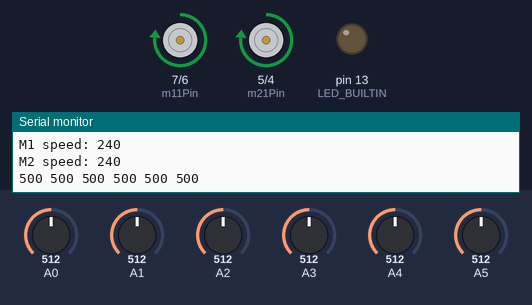
This sketch was run on a simulated Arduino Uno, built with avr-gcc and run on an emulated ATmega328P. On the bench: motor-driver pin pairs drawn as motors (green arrow = first pin HIGH = forward, orange = second pin HIGH = backward, longer = more drive, scaled by the enable pin), output pins drawn as LEDs (lit = HIGH), the last lines printed to the serial monitor. Inputs (shaded band) come from the test bench; at power-on: A0 = 512, A4 = 512, A5 = 512, A2 = 512, A3 = 512, A1 = 512.

Above: at 7.3 s.
7.4 s: A0 set to 40
At 8.3 s:
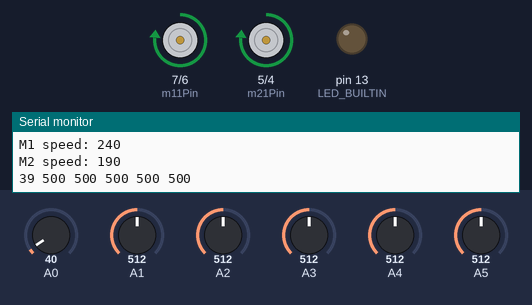
8.9 s: A4 set to 716
At 9.7 s:
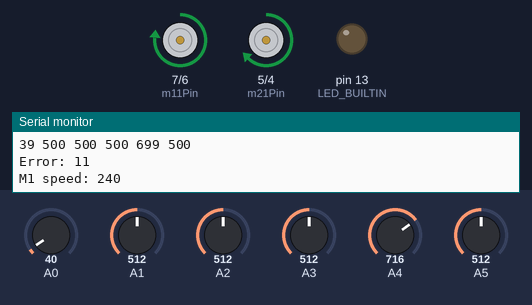
10.4 s: A5 set to 716
At 10.9 s:
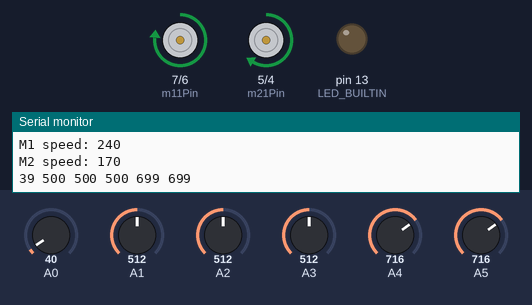
11.9 s: A2 set to 306
At 12.2 s:
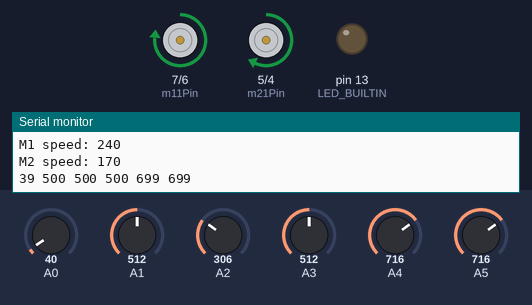
13.4 s: A3 set to 40
At 14.6 s:
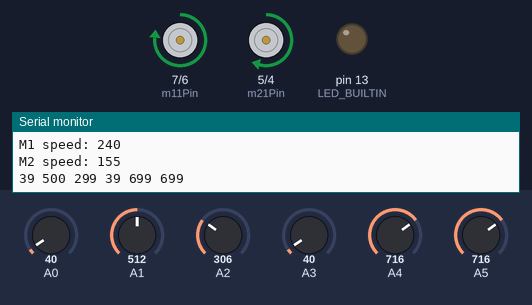
14.9 s: A1 set to 716
At 15.9 s:
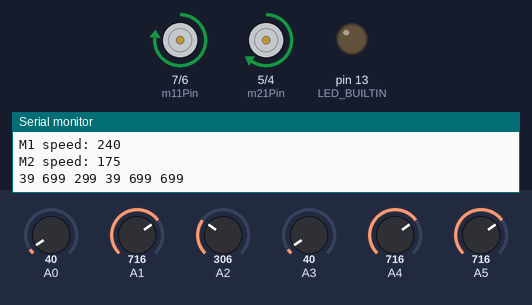
Timing chart, 0 to 17.4 s (numbered marks = the images above; inputs shaded):
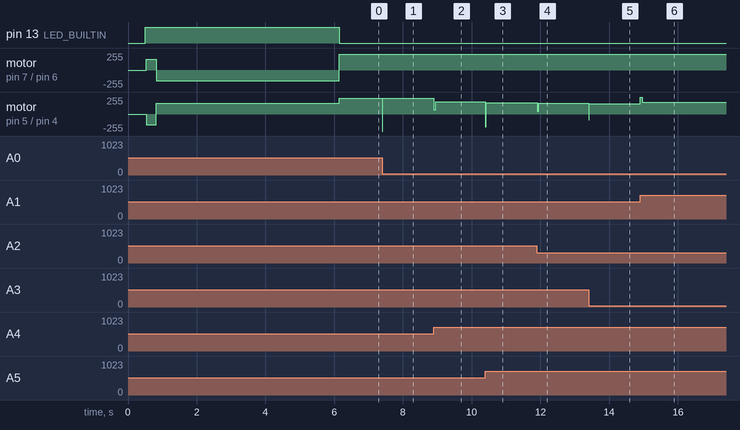

The sketch:

LineFollower.ino
```cpp
#include <QTRSensors.h>
const int m11Pin   = 7;
const int m12Pin   = 6;
const int m21Pin   = 5;
const int m22Pin   = 4;
const int m1Enable = 11;
const int m2Enable = 10;

// OUTPUT 1-2 -> Motor Dreapta
int m1Speed = 0;
int m2Speed = 0;

int error;

QTRSensors qtr;

const int sensorCount = 6;
uint16_t sensorValues[sensorCount];
int sensors[sensorCount] = {0, 0, 0, 0, 0, 0};

void setup() {
    Serial.begin(9600);

    //  Setup pins
    pinMode(m11Pin, OUTPUT);
    pinMode(m12Pin, OUTPUT);
    pinMode(m21Pin, OUTPUT);
    pinMode(m22Pin, OUTPUT);
    pinMode(m1Enable, OUTPUT);
    pinMode(m2Enable, OUTPUT);
    pinMode(LED_BUILTIN, OUTPUT);

    qtr.setTypeAnalog();
    qtr.setSensorPins((const uint8_t[]){A0, A1, A2, A3, A4, A5}, sensorCount);

    delay(500);

    //  Turn on Arduino's LED to indicate we are in calibration mode
    digitalWrite(LED_BUILTIN, HIGH);
    selfCalibrate();
    digitalWrite(LED_BUILTIN, LOW);
}

void selfCalibrate() {
    static const unsigned long calibrateTime = 5000;
    static unsigned long start;

    int calibrateSpeed = 160;

    //  Jiggle the car a little. After the initial jiggle, the sensor reads decent values

    qtr.calibrate();

    setMotorSpeed(calibrateSpeed, -calibrateSpeed);
    for (int i = 1; i <= 4; i++) {
        delay(50);
        qtr.calibrate();
    }

    setMotorSpeed(-calibrateSpeed, calibrateSpeed);
    for (int i = 1; i <= 4; i++) {
        delay(50);
        qtr.calibrate();
    }

    //  Move the car to the highest and lowest possible errors
    start = millis();
    while(millis() - start < calibrateTime) {
        qtr.calibrate();
        updateError();

        if (error > 48) {
            setMotorSpeed(calibrateSpeed, -calibrateSpeed);
        }
        else if(error < -48) {
            setMotorSpeed(-calibrateSpeed, calibrateSpeed);
        }
    }
}

void loop() {
    updateError();
    pidControl();
    setMotorSpeed(m1Speed, m2Speed);
    debug();
}

//  Calculate the error from the current sensor values
void updateError() {
    static const int minSensor = 0;
    static const int maxSensor = 5000;
    static const int minError = -50;
    static const int maxError = 50;

    error = map(qtr.readLineBlack(sensorValues), minSensor, maxSensor, minError, maxError);

    //  If the error is small, ignore it
    if (abs(error) <= 5) {
        error = 0;
    }
}

// Calculate PD value based on error, kp, kd, p and d.
void pidControl() {
    static float kp;
    static float kd;

    static int p;
    static int d;

    static const int minSpeed = -255;
    static const int maxSpeed = 255;

    static int baseSpeed;

    static int lastError;
    static int cnt;

    p = error;
    d = error - lastError;

    if (++cnt > 18) {
        lastError = error;
        cnt = 0;
    }

    //  Increase the speed on a straight line and decrease it in curves
    baseSpeed = map(abs(d), 0, 80, 240, 190);

    //  If you are in a curve take a hard turn
    if (baseSpeed <= 210) {
        kp = 50;
        kd = 10;
    }
    else {
        kp = 5;
        kd = 120;
    }

    int motorSpeed = kp * p + kd * d; // = error in this case

    m1Speed = baseSpeed;
    m2Speed = baseSpeed;

    if (error < 0)
    {
        m1Speed += motorSpeed;
    }
    else if (error > 0)
    {
        m2Speed -= motorSpeed;
    }

    m1Speed = constrain(m1Speed, minSpeed, maxSpeed);
    m2Speed = constrain(m2Speed, minSpeed, maxSpeed);
}

// each arguments takes values between -255 and 255. The negative values represent the motor speed
// in reverse.
void setMotorSpeed(int motor1Speed, int motor2Speed)
{
    // remove comment if any of the motors are going in reverse
    //  motor1Speed = -motor1Speed;
    //  motor2Speed = -motor2Speed;
    if (motor1Speed == 0)
    {
        digitalWrite(m11Pin, LOW);
        digitalWrite(m12Pin, LOW);
        analogWrite(m1Enable, motor1Speed);
    }
    else if (motor1Speed > 0)
    {
        digitalWrite(m11Pin, HIGH);
        digitalWrite(m12Pin, LOW);
        analogWrite(m1Enable, motor1Speed);
    }
    else
    {
        digitalWrite(m11Pin, LOW);
        digitalWrite(m12Pin, HIGH);
        analogWrite(m1Enable, -motor1Speed);
    }

    if (motor2Speed == 0)
    {
        digitalWrite(m21Pin, LOW);
        digitalWrite(m22Pin, LOW);
        analogWrite(m2Enable, motor2Speed);
    }
    else if (motor2Speed > 0)
    {
        digitalWrite(m21Pin, HIGH);
        digitalWrite(m22Pin, LOW);
        analogWrite(m2Enable, motor2Speed);
    }
    else
    {
        digitalWrite(m21Pin, LOW);
        digitalWrite(m22Pin, HIGH);
        analogWrite(m2Enable, -motor2Speed);
    }
}

//  Print error, motors speed and sensor values for debug
void debug() {
    static unsigned long lastDebugTime = 0;
    static unsigned int debugDelay = 500;

    if (millis() - lastDebugTime > debugDelay) {
        Serial.print("Error: ");
        Serial.println(error);
        Serial.print("M1 speed: ");
        Serial.println(m1Speed);

        Serial.print("M2 speed: ");
        Serial.println(m2Speed);

        for (int i = 0; i < sensorCount; i++)
        {
            Serial.print(sensorValues[i]);
            Serial.print(" ");
        }

        Serial.println();

        lastDebugTime = millis();
    }
}
```

Measured:
- after the input at 7.4 s, motor on pin 7 (m11Pin) / pin 6 (m12Pin): forward 240/255 → forward 234/255 at once, → forward 240/255 0.01 s later; motor on pin 5 (m21Pin) / pin 4 (m22Pin): forward 240/255 → backward 255/255 at once, → forward 240/255 0.01 s later
- after the input at 8.9 s, motor on pin 5 (m21Pin) / pin 4 (m22Pin): forward 240/255 → forward 185/255 at once
- after the input at 10.4 s, motor on pin 7 (m11Pin) / pin 6 (m12Pin): forward 240/255 → forward 239/255 at once, → forward 240/255 0.02 s later; motor on pin 5 (m21Pin) / pin 4 (m22Pin): forward 185/255 → forward 170/255 at once
- after the input at 11.9 s, motor on pin 5 (m21Pin) / pin 4 (m22Pin): forward 170/255 → forward 165/255 at once
- after the input at 13.4 s, motor on pin 7 (m11Pin) / pin 6 (m12Pin): forward 240/255 → forward 239/255 at once, → forward 240/255 0.03 s later; motor on pin 5 (m21Pin) / pin 4 (m22Pin): forward 165/255 → forward 155/255 at once
- after the input at 14.9 s, motor on pin 7 (m11Pin) / pin 6 (m12Pin): forward 240/255 → forward 238/255 at once, → forward 240/255 0.06 s later; motor on pin 5 (m21Pin) / pin 4 (m22Pin): forward 155/255 → forward 255/255 at once, → forward 175/255 0.06 s later
